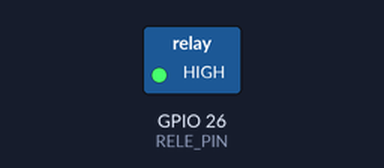
The sketch below on a simulated ESP32. Parts: switched loads named in the sketch (green lamp = pin HIGH).

Above: at 2.5 s.
At 7.5 s:
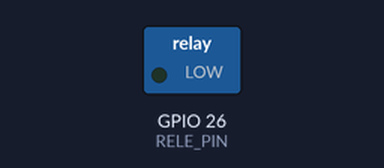
Timing chart, 0 to 13.0 s (numbered marks = the images above):
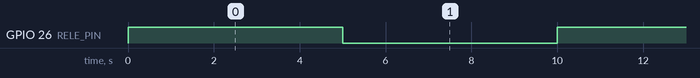

The sketch:

teste_sensor_particulas.ino
```cpp
#define RELE_PIN 26


void setup() {
  pinMode(RELE_PIN, OUTPUT);


  // Motor desligado no início
  digitalWrite(RELE_PIN, LOW);
}


void loop() {


  // Liga o motor
  digitalWrite(RELE_PIN, HIGH);


  delay(5000); // motor funcionando por 5 segundos


  // Desliga o motor
  digitalWrite(RELE_PIN, LOW);


  delay(5000); // motor parado por 5 segundos
}
```

Measured:
- by itself, GPIO 26 (RELE_PIN): alternates HIGH for 5.0 s and LOW for 5.0 s
